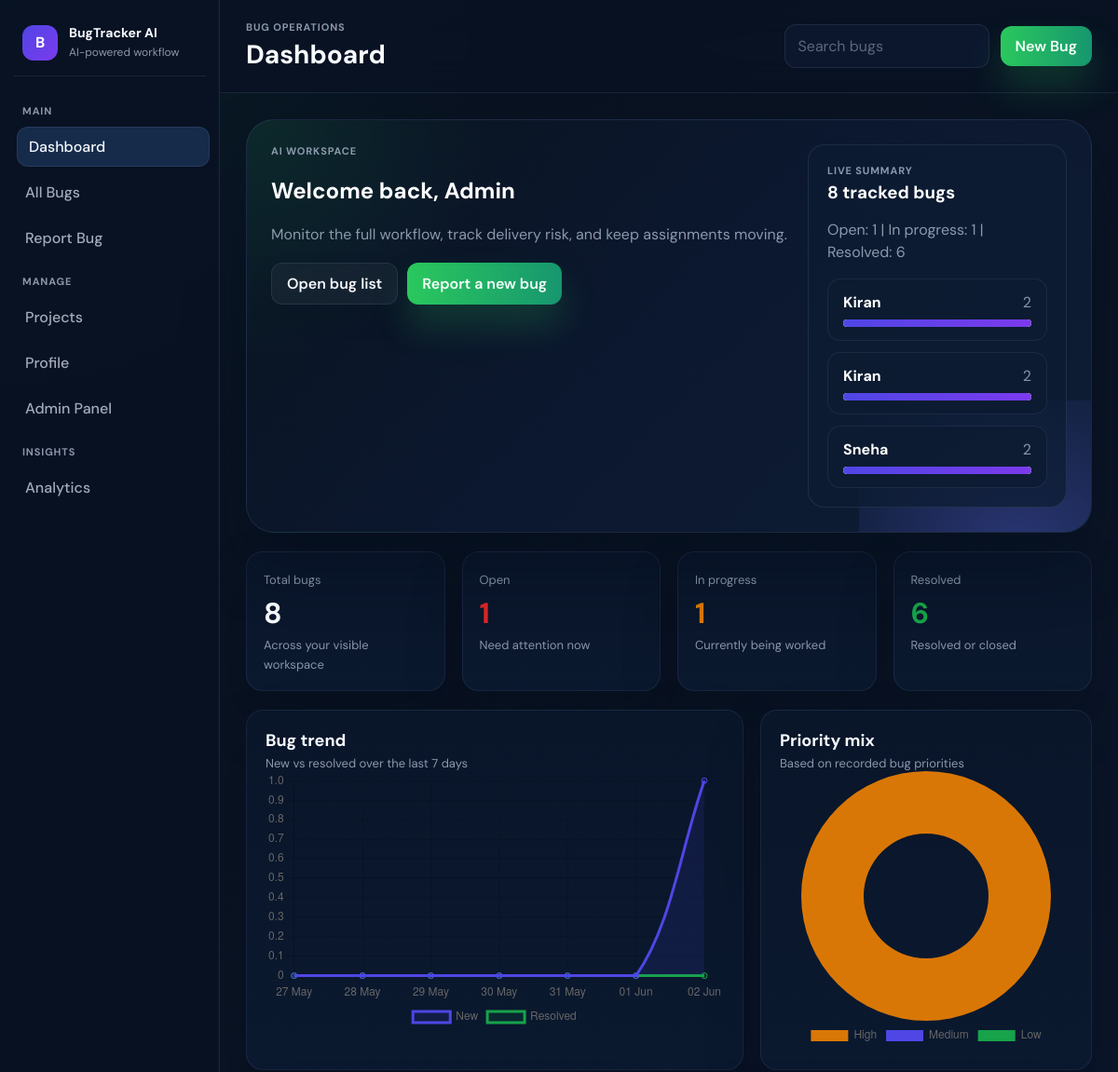
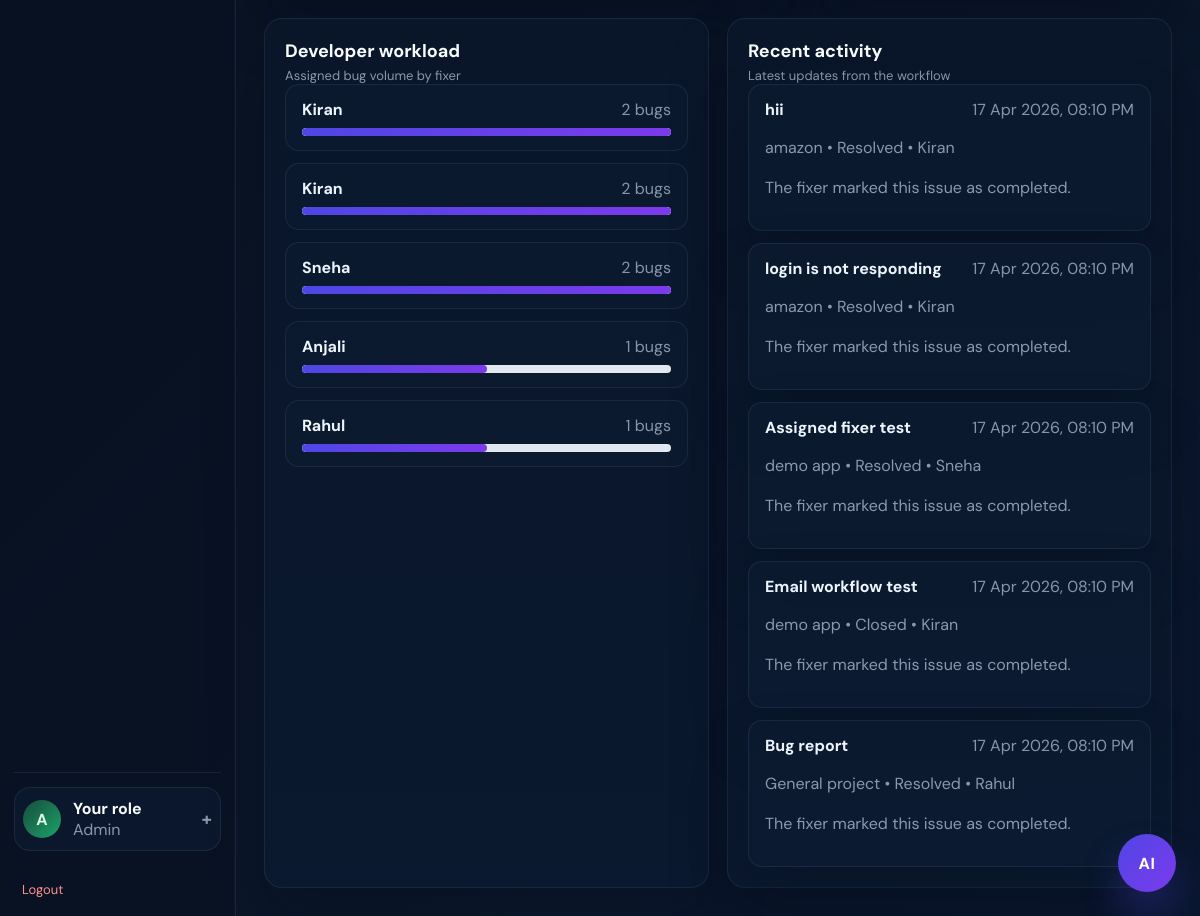
The page /dashboard (signed in) on the database its author committed (2 pictures, top to bottom).
### tables this page shows
CREATE TABLE bugs (
        id INTEGER PRIMARY KEY AUTOINCREMENT,
        title TEXT,
        description TEXT,
        priority TEXT,
        status TEXT,
        assigned_to TEXT,
        created_at TEXT
    , reporter TEXT, app_name TEXT, steps TEXT, expected_result TEXT, actual_result TEXT, contact TEXT, resolution_note TEXT, fixed_at TEXT, screenshot_path TEXT, ai_summary TEXT, ai_priority TEXT, ai_suspected_cause TEXT, ai_fix_plan TEXT, ai_repro_steps TEXT, ai_resolution_summary TEXT);

### app.py (the view)
@app.route("/dashboard")
def dashboard():
    if not is_logged_in():
        return redirect(url_for("login"))
    if is_admin():
        bugs = get_all_bugs()
        notifications = [bug for bug in bugs if bug["status"] in ("Resolved", "Closed")][:5]
    elif is_fixer():
        bugs = get_bugs_for_fixer(session["user"])
        notifications = [bug for bug in bugs if bug["status"] in ("Resolved", "Closed")]
    else:
        bugs = get_bugs_for_reporter(session["user"])
        notifications = get_fixed_notifications(session["user"])
    metrics = build_bug_metrics(bugs)
    return render_template(
        "dashboard.html",
        user=session["user"],
        role=session.get("role", "user"),
        total=metrics["total"],
        pending=metrics["open"] + metrics["in_progress"],
        fixed=metrics["resolved"],
        notifications=notifications,
        metrics=metrics,
        page_title="Dashboard",
        active_page="dashboard",
        chart_data=json.dumps({
            "trendLabels": metrics["trend_labels"],
            "newBugValues": metrics["new_bug_values"],
            "resolvedValues": metrics["resolved_values"],
            "severityLabels": [item["label"] for item in metrics["severity_distribution"]],
            "severityValues": [item["count"] for item in metrics["severity_distribution"]],
            "severityColors": [item["color"] for item in metrics["severity_distribution"]]
        })
    )

### app.py (called while the page is built)
def is_logged_in():
    return "user" in session

def is_admin():
    return session.get("role") == "admin"

def format_display_name(username):
    if not username:
        return "Unassigned"
    if username in DISPLAY_NAME_MAP:
        return DISPLAY_NAME_MAP[username]
    cleaned = str(username).replace("_", " ").strip()
    return cleaned

def format_role_label(role):
    labels = {
        "admin": "Admin",
        "fixer": "Fixer",
        "user": "Reporter",
    }
    return labels.get(role, str(role).title())

@app.context_processor
def inject_display_helpers():
    return {
        "display_name": format_display_name,
        "role_label": format_role_label,
    }

def parse_bug_datetime(value):
    if not value:
        return None
    try:
        return datetime.strptime(value, "%d %b %Y, %I:%M %p")
    except ValueError:
        return None

### database.py (called while the page is built)
def get_connection():
    conn = sqlite3.connect(DB_NAME)
    conn.row_factory = sqlite3.Row
    return conn

def get_all_bugs(status_filter="", priority_filter="", fixer_filter="", search_query=""):
    conn = get_connection()
    cursor = conn.cursor()
    query = "SELECT * FROM bugs WHERE 1=1"
    params = []
    if status_filter:
        query += " AND status=?"
        params.append(status_filter)
    if priority_filter:
        query += " AND priority=?"
        params.append(priority_filter)
    if fixer_filter:
        query += " AND assigned_to=?"
        params.append(fixer_filter)
    if search_query:
        query += " AND (title LIKE ? OR app_name LIKE ? OR description LIKE ? OR reporter LIKE ? OR assigned_to LIKE ?)"
        like_query = f"%{search_query}%"
        params.extend([like_query, like_query, like_query, like_query, like_query])
    query += " ORDER BY id DESC"
    cursor.execute(query, params)
    bugs = cursor.fetchall()
    conn.close()
    return bugs

### templates/dashboard.html (shortened to what this page needs)
{% extends "base.html" %}
{% block page_title %}Dashboard{% endblock %}
{% block content %}
<section class="hero-card">
    <div>
        <p class="eyebrow">AI workspace</p>
        <h2>Welcome back, {{ role_label(role) }}</h2>
        <p class="meta-copy">
            {% if role == "admin" %}
            Monitor the full workflow, track delivery risk, and keep assignments moving.
            {% elif role == "fixer" %}
            Review your assigned bugs, update progress, and close issues with clear notes.
            {% else %}
            Report bugs, track fixes, and stay updated from one dashboard.
            {% endif %}
        </p>
        <div class="hero-actions">
            <a href="{{ url_for('view_bugs') }}" class="btn">Open bug list</a>
            {% if role != "fixer" %}
            <a href="{{ url_for('add_bug') }}" class="btn btn-primary">Report a new bug</a>
            {% endif %}
        </div>
    </div>
    <div class="card" style="background:rgba(255,255,255,0.08);border-color:rgba(255,255,255,0.12);box-shadow:none;">
        <p class="eyebrow">Live summary</p>
        <h3 style="margin:0 0 10px;">{{ metrics.total }} tracked bugs</h3>
        <p class="meta-copy">Open: {{ metrics.open }} | In progress: {{ metrics.in_progress }} | Resolved: {{ metrics.resolved }}</p>
        <div class="status-bars" style="margin-top:16px;">
            {% for item in metrics.workload[:3] %}
            <div class="workload-row">
                <div class="stack-row">
                    <strong>{{ display_name(item.name) }}</strong>
                    <span>{{ item.count }}</span>
                </div>
                <div class="bar-track"><div class="bar-fill" style="width:{{ item.percent }}%"></div></div>
            </div>
            {% else %}
            <p class="meta-copy">Developer workload appears once assignments exist.</p>
            {% endfor %}
        </div>
    </div>
</section>
<section class="stats-grid">
    <article class="metric-card">
        <span>Total bugs</span>
        <strong>{{ metrics.total }}</strong>
        <span>Across your visible workspace</span>
    </article>
    <article class="metric-card">
        <span>Open</span>
        <strong style="color:#dc2626;">{{ metrics.open }}</strong>
        <span>Need attention now</span>
    </article>
    <article class="metric-card">
        <span>In progress</span>
        <strong style="color:#d97706;">{{ metrics.in_progress }}</strong>
        <span>Currently being worked</span>
    </article>
    <article class="metric-card">
        <span>Resolved</span>
        <strong style="color:#16a34a;">{{ metrics.resolved }}</strong>
        <span>Resolved or closed</span>
    </article>
</section>
<section class="card-grid">
    <article class="card">
        <div class="card-title-row">
            <div>
                <h3 class="card-title">Bug trend</h3>
                <p class="card-subtitle">New vs resolved over the last 7 days</p>
            </div>
        </div>
        <div class="chart-box"><canvas id="trendChart"></canvas></div>
    </article>
    <article class="card">
        <div class="card-title-row">
            <div>
                <h3 class="card-title">Priority mix</h3>
                <p class="card-subtitle">Based on recorded bug priorities</p>
            </div>
        </div>
        <div class="chart-box"><canvas id="severityChart"></canvas></div>
    </article>
</section>
<section class="split-grid" style="grid-template-columns:1fr 1fr;">
    <article class="list-card">
        <div class="card-title-row">
            <div>
                <h3 class="card-title">Developer workload</h3>
                <p class="card-subtitle">Assigned bug volume by fixer</p>
            </div>
        </div>
        <div class="workload-list">
            {% for item in metrics.workload %}
            <div class="workload-row">
                <div class="stack-row">
                    <strong>{{ display_name(item.name) }}</strong>
                    <span>{{ item.count }} bugs</span>
                </div>
                <div class="bar-track"><div class="bar-fill" style="width:{{ item.percent }}%"></div></div>
            </div>
            {% else %}
            <div class="empty-state">No assigned bugs yet.</div>
            {% endfor %}
        </div>
    </article>
    <article class="list-card">
        <div class="card-title-row">
            <div>
                <h3 class="card-title">
                    {% if role == "fixer" %}Resolved assignments{% elif role == "admin" %}Recent activity{% else %}Fix notifications{% endif %}
                </h3>
                <p class="card-subtitle">Latest updates from the workflow</p>
            </div>
        </div>
        <div class="comment-list">
            {% for bug in notifications %}
            <div class="comment-card">
                <div class="comment-head">
                    <strong>{{ bug["title"] or "Bug report" }}</strong>
                    <span>{{ bug["fixed_at"] or bug["created_at"] }}</span>
                </div>
                <p class="desc-copy">{{ bug["app_name"] or "General project" }} • {{ bug["status"] }} • {{ display_name(bug["assigned_to"]) }}</p>
                {% if bug["resolution_note"] %}
                <p class="desc-copy">{{ bug["resolution_note"] }}</p>
                {% endif %}
            </div>
            {% else %}
            <div class="empty-state">No recent updates yet.</div>
            {% endfor %}
        </div>
    </article>
</section>
{% endblock %}
{% block scripts %}
<script>
const chartData = {{ chart_data|safe }};
new Chart(document.getElementById("trendChart"), {
    type: "line",
    data: {
        labels: chartData.trendLabels,
        datasets: [
            { label: "New", data: chartData.newBugValues, borderColor: "#4f46e5", backgroundColor: "rgba(79,70,229,0.12)", tension: 0.35, fill: true },
            { label: "Resolved", data: chartData.resolvedValues, borderColor: "#16a34a", backgroundColor: "rgba(22,163,74,0.1)", tension: 0.35, fill: true }
        ]
    },
    options: { maintainAspectRatio: false, plugins: { legend: { position: "bottom" } } }
});
new Chart(document.getElementById("severityChart"), {
    type: "doughnut",
    data: {
        labels: chartData.severityLabels,
        datasets: [{ data: chartData.severityValues, backgroundColor: chartData.severityColors, borderWidth: 0 }]
    },
    options: { maintainAspectRatio: false, plugins: { legend: { position: "bottom" } } }
});
</script>
{% endblock %}

### templates/base.html (shortened to what this page needs)
<!DOCTYPE html>
<html lang="en">
<head>
    <link rel="stylesheet" href="{{ url_for('static', filename='app.css', v='20260510-ai-polish') }}">
</head>
<body class="app-theme">
<div class="app-shell">
    <aside class="sidebar">
        <a href="{{ url_for('dashboard') }}" class="brand">
            <div class="brand-mark">B</div>
            <div>
                <strong>BugTracker AI</strong>
                <span>AI-powered workflow</span>
            </div>
        </a>
        <nav class="sidebar-nav">
            <div class="nav-section">Main</div>
            <a href="{{ url_for('dashboard') }}" class="nav-link {% if active_page == 'dashboard' %}active{% endif %}">Dashboard</a>
            <a href="{{ url_for('view_bugs') }}" class="nav-link {% if active_page == 'bugs' %}active{% endif %}">All Bugs</a>
            {% if role != "fixer" %}
            <a href="{{ url_for('add_bug') }}" class="nav-link {% if active_page == 'new-bug' %}active{% endif %}">Report Bug</a>
            {% endif %}
            <div class="nav-section">Manage</div>
            <a href="{{ url_for('projects') }}" class="nav-link {% if active_page == 'projects' %}active{% endif %}">Projects</a>
            <a href="{{ url_for('profile') }}" class="nav-link {% if active_page == 'profile' %}active{% endif %}">Profile</a>
            {% if role == "admin" %}
            <a href="{{ url_for('admin_panel') }}" class="nav-link {% if active_page == 'admin' %}active{% endif %}">Admin Panel</a>
            {% endif %}
            <div class="nav-section">Insights</div>
            <a href="{{ url_for('analytics') }}" class="nav-link {% if active_page == 'analytics' %}active{% endif %}">Analytics</a>
        </nav>
        <div class="sidebar-footer">
            <details class="sidebar-user-role">
                <summary class="sidebar-user-summary">
                    <div class="avatar">{{ role_label(role)[0] }}</div>
                    <div>
                        <strong>Your role</strong>
                        <span>{{ role_label(role) }}</span>
                    </div>
                    <span class="role-caret">+</span>
                </summary>
            </details>
            <a href="{{ url_for('logout') }}" class="logout-link sidebar-logout-button">Logout</a>
        </div>
    </aside>
    <main class="main-pane">
        <header class="topbar">
            <div>
                <p class="eyebrow">Bug operations</p>
                <h1>{% block page_title %}BugTracker AI{% endblock %}</h1>
            </div>
            <div class="topbar-actions">
                <form method="GET" action="{{ url_for('view_bugs') }}" class="topbar-search">
                    <input type="text" name="q" placeholder="Search bugs">
                </form>
                {% if role != "fixer" %}
                <a href="{{ url_for('add_bug') }}" class="btn btn-primary">New Bug</a>
                {% endif %}
            </div>
        </header>
        <section class="page-body">
            {% block content %}{% endblock %}
        </section>
    </main>
</div>
<button type="button" class="assistant-launcher" id="assistant-launcher">AI</button>
{% block scripts %}{% endblock %}
</body>
</html>

### rows shown on the page
bugs: reporter "Admin", assigned_to "Anjali", count "1", {{ item.percent }} 50 (drawn)
bugs: assigned_to "Kiran", count "2", {{ item.percent }} 100 (drawn)
bugs: assigned_to "Kiran", count "2", {{ item.percent }} 100 (drawn), title "hii", fixed_at "17 Apr 2026, 08:10 PM", app_name "amazon", status "Resolved", resolution_note "The fixer marked this issue as completed."
bugs: assigned_to "Sneha", count "2", {{ item.percent }} 100 (drawn), title "Assigned fixer test", fixed_at "17 Apr 2026, 08:10 PM", app_name "demo app", status "Resolved", resolution_note "The fixer marked this issue as completed."
bugs: assigned_to "Rahul", count "1", {{ item.percent }} 50 (drawn), title "Bug report", fixed_at "17 Apr 2026, 08:10 PM", bug "General project", status "Resolved", resolution_note "The fixer marked this issue as completed."
bugs: title "login is not responding", fixed_at "17 Apr 2026, 08:10 PM", app_name "amazon", status "Resolved", assigned_to "Kiran", resolution_note "The fixer marked this issue as completed."
bugs: title "Email workflow test", fixed_at "17 Apr 2026, 08:10 PM", app_name "demo app", status "Closed", assigned_to "Kiran", resolution_note "The fixer marked this issue as completed."

### other values the page prints
{{ role_label(role)[0] }} "A"
{{ metrics.total }} "8"
{{ metrics.open }} "1"
{{ metrics.in_progress }} "1"
{{ metrics.resolved }} "6"
